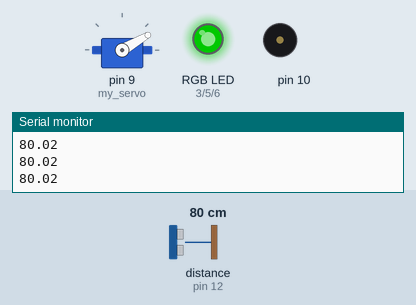
A sketch run on a simulated Arduino Uno, built with avr-gcc and run on an emulated ATmega328P. Parts: servo, an RGB LED mixed from three pins (HIGH = lit), buzzer (waves = sounding), the last lines printed to the serial monitor. Wiring (inferred from the names in the program): ultrasonic range finder: trigger pin 11; echo pin 12. The inputs (shaded band) are chosen by the test bench; at power-on: distance to the obstacle (sensor on pin 12) 80 cm. The echo pulse lasts 58.3 µs per cm; dim RGB values are drawn brighter than linear; pins used as bus, display or sensor lines are not drawn.

Above: at 1.2 s.
1.3 s: distance to the obstacle (sensor on pin 12) set to 37 cm
2.8 s: distance to the obstacle (sensor on pin 12) set to 32 cm
At 3.9 s:
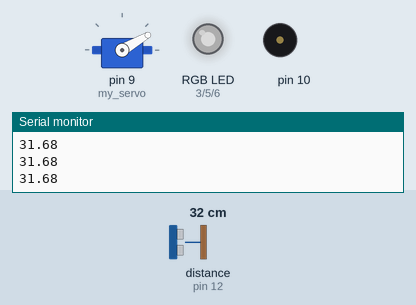
4.3 s: distance to the obstacle (sensor on pin 12) set to 23 cm
5.8 s: distance to the obstacle (sensor on pin 12) set to 18 cm
At 7.0 s:
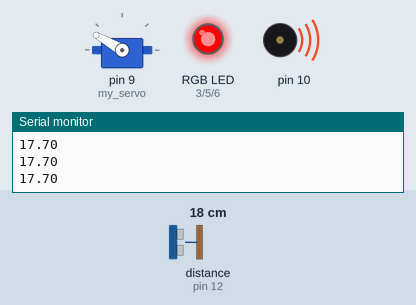
7.3 s: distance to the obstacle (sensor on pin 12) set to 35 cm
At 8.5 s:
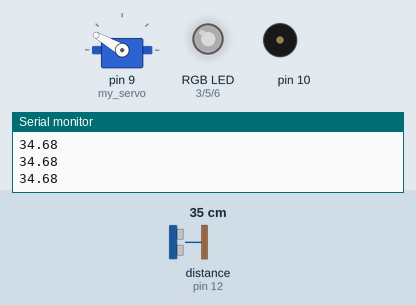
8.8 s: distance to the obstacle (sensor on pin 12) set to 2 cm
At 9.1 s:
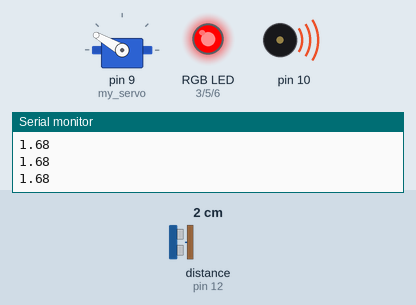
Timing chart, 0 to 11.3 s (numbered marks = the images above; inputs shaded):
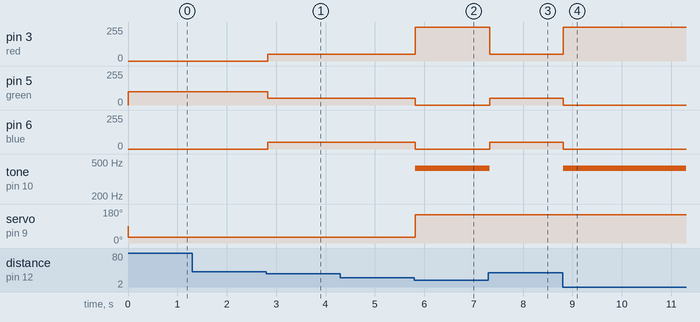

Measured:
- the behaviour switches between 35 and 34 cm on distance to the obstacle (sensor on pin 12) (found by bisection; images 0 and 1)
- the behaviour switches between 21 and 20 cm on distance to the obstacle (sensor on pin 12) (found by bisection; images 1 and 2)
- after the input at 2.8 s, pin 3 (red), pin 6 (blue): 0/255 → 50/255 at once; pin 5 (green): 100/255 → 50/255 at once
- after the input at 5.8 s, pin 3 (red): 50/255 → 255/255 at once; pin 5 (green), pin 6 (blue): 50/255 → 0/255 at once; tone on pin 10: silent → 420 Hz at once; servo on pin 9 (my_servo): 30° → 150° at once
- after the input at 7.3 s, pin 3 (red): 255/255 → 50/255 at once; pin 5 (green), pin 6 (blue): 0/255 → 50/255 at once; tone on pin 10: 420 Hz → silent at once
- after the input at 8.8 s, pin 3 (red): 50/255 → 255/255 at once; pin 5 (green), pin 6 (blue): 50/255 → 0/255 at once; tone on pin 10: silent → 420 Hz at once

The sketch:

3c_motion_alarm.ino
```cpp
/**/
#include <Servo.h>

Servo my_servo;
float echo_time;
float distance;

const int trig = 11;
const int echo = 12;
const int red = 3;
const int green =5;
const int blue = 6;


void setup() {
  // put your setup code here, to run once:
  pinMode(trig, OUTPUT);
  pinMode(echo, INPUT);

  pinMode(red, OUTPUT);
  pinMode(green, OUTPUT);
  pinMode(blue, OUTPUT);
  pinMode (10,OUTPUT);
  Serial.begin(9600);
  my_servo.attach(9);
}

void loop() {
  // put your main code here, to run repeatedly:
  digitalWrite(trig, HIGH);
  delayMicroseconds(5);
  digitalWrite(trig, LOW);
  echo_time = pulseIn(echo, HIGH); //length in microseconds of pulse, reads how long it takes for echo to read HIGH
  //sound travels 0.0343 cm/microsecond.  (2 times the ) Distance = vt, so 0.0343 * echo_time.
  //this distance is to the reflection point and back, so it is further divided by 2 to get the distance of the reflection point
  //0.0343 / 2 is 0.01715
  distance = echo_time * 0.01715;
  Serial.println(distance);

  if (distance < 20){
    set_led(255,0,0);
    my_servo.write(150);
    tone(10,420);
  }

  else if (distance < 35){
    set_led(50,50,50);
    noTone(10);
  }

  else{
    my_servo.write(30);
    set_led(0,100,0);
    noTone(10);
    }

  delay(50);
}
void set_led(int r,int g,int b){
  analogWrite(red,r);
  analogWrite(green,g);
  analogWrite(blue,b);
}
```
